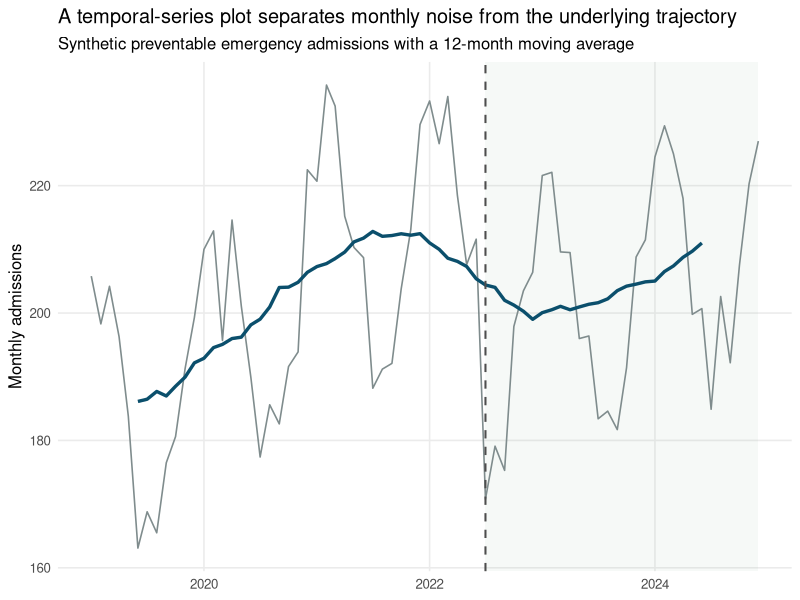
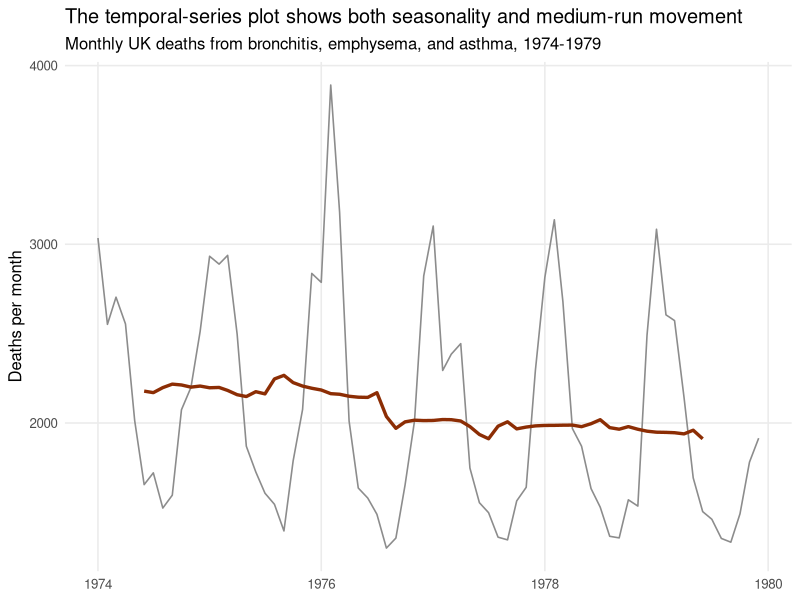

Write the R code that produced these figures, in order.
## ---- chunk 1
library(dplyr)
library(ggplot2)
library(knitr)

format_numeric_table <- function(df, digits = 2) {
  numeric_cols <- vapply(df, is.numeric, logical(1))
  df[numeric_cols] <- lapply(df[numeric_cols], round, digits = digits)
  df
}

moving_average <- function(x, k = 12) {
  as.numeric(stats::filter(x, rep(1 / k, k), sides = 2))
}
## ---- chunk 2
set.seed(2026)

n_months <- 72
synthetic_dates <- seq.Date(as.Date("2019-01-01"), by = "month", length.out = n_months)
t <- seq_len(n_months)

seasonal_pattern <-
  16 * sin(2 * pi * t / 12) +
  10 * cos(2 * pi * t / 12)

baseline_trend <- 185 + 0.75 * t
policy_effect <- ifelse(synthetic_dates >= as.Date("2022-07-01"), -22, 0)
noise <- rnorm(n_months, mean = 0, sd = 6.5)

synthetic_series <- data.frame(
  date = synthetic_dates,
  admissions = baseline_trend + seasonal_pattern + policy_effect + noise
) |>
  mutate(
    admissions = round(admissions, 1),
    ma12 = moving_average(admissions, k = 12),
    year = format(date, "%Y"),
    month = format(date, "%m")
  )

synthetic_summary <- synthetic_series |>
  group_by(year) |>
  summarise(
    mean_monthly_admissions = mean(admissions),
    winter_peak = max(admissions[month %in% c("12", "01", "02")]),
    annual_minimum = min(admissions),
    .groups = "drop"
  )

knitr::kable(
  format_numeric_table(synthetic_summary, digits = 1),
  caption = "Yearly summary of the synthetic preventable-admissions series"
)
## ---- chunk 3
ggplot(synthetic_series, aes(x = date, y = admissions)) +
  annotate(
    "rect",
    xmin = as.Date("2022-07-01"),
    xmax = max(synthetic_series$date),
    ymin = -Inf,
    ymax = Inf,
    alpha = 0.06,
    fill = "#74a57f"
  ) +
  geom_line(linewidth = 0.55, color = "#7f8c8d") +
  geom_line(aes(y = ma12), linewidth = 1.15, color = "#0b4f6c", na.rm = TRUE) +
  geom_vline(
    xintercept = as.Date("2022-07-01"),
    linetype = 2,
    linewidth = 0.7,
    color = "#4d4d4d"
  ) +
  labs(
    title = "A temporal-series plot separates monthly noise from the underlying trajectory",
    subtitle = "Synthetic preventable emergency admissions with a 12-month moving average",
    x = NULL,
    y = "Monthly admissions"
  ) +
  theme_minimal(base_size = 12) +
  theme(
    panel.grid.minor = element_blank()
  )
## ---- chunk 4
synthetic_turning_points <- synthetic_series |>
  arrange(desc(admissions)) |>
  slice_head(n = 6) |>
  transmute(
    date = format(date, "%Y-%m"),
    admissions = admissions
  )

knitr::kable(
  format_numeric_table(synthetic_turning_points, digits = 1),
  caption = "Highest monthly observations in the synthetic temporal series"
)
## ---- chunk 5
lung_deaths <- get("ldeaths", envir = asNamespace("datasets"))

time_index <- time(lung_deaths)
years <- floor(time_index)
months <- cycle(lung_deaths)

real_series <- data.frame(
  date = as.Date(sprintf("%d-%02d-01", years, months)),
  deaths = as.numeric(lung_deaths)
) |>
  mutate(
    ma12 = moving_average(deaths, k = 12),
    year = format(date, "%Y"),
    month = format(date, "%m")
  )

real_summary <- real_series |>
  group_by(year) |>
  summarise(
    mean_monthly_deaths = mean(deaths),
    annual_peak = max(deaths),
    annual_minimum = min(deaths),
    .groups = "drop"
  )

knitr::kable(
  format_numeric_table(real_summary, digits = 1),
  caption = "Yearly summary of the public UK lung-disease deaths series"
)
## ---- chunk 6
ggplot(real_series, aes(x = date, y = deaths)) +
  geom_line(linewidth = 0.55, color = "#8c8c8c") +
  geom_line(aes(y = ma12), linewidth = 1.15, color = "#8c2d04", na.rm = TRUE) +
  labs(
    title = "The temporal-series plot shows both seasonality and medium-run movement",
    subtitle = "Monthly UK deaths from bronchitis, emphysema, and asthma, 1974-1979",
    x = NULL,
    y = "Deaths per month"
  ) +
  theme_minimal(base_size = 12) +
  theme(
    panel.grid.minor = element_blank()
  )
